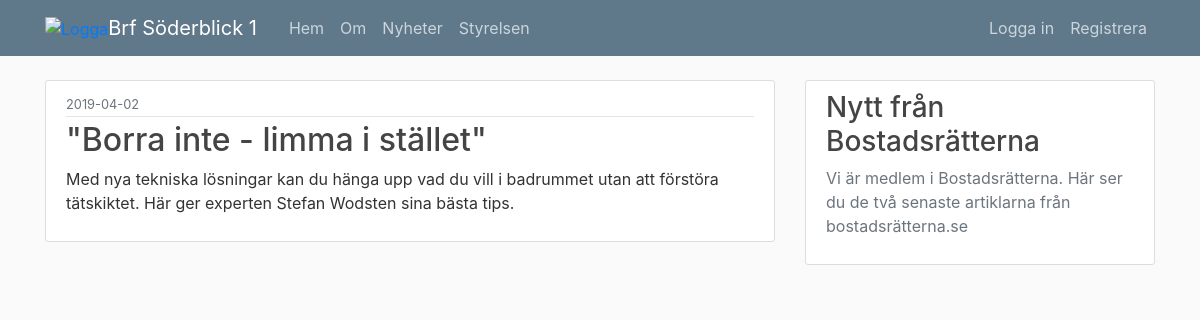
Screenshot of /news/1 with the database file from the repository.
### BRF/models.py (models this page shows, shortened)
class Post(db.Model):
    id = db.Column(db.Integer, primary_key=True)
    title = db.Column(db.String(100), nullable=False)
    date_posted = db.Column(db.DateTime, nullable=False, default=datetime.utcnow)
    content = db.Column(db.Text, nullable=False)
    user_id = db.Column(db.Integer, db.ForeignKey('user.id'), nullable=False)

### BRF/routes.py (the view)
@app.route("/news/<int:post_id>")
def post(post_id):
    posts = Post.query.all()
    post = Post.query.get_or_404(post_id)
    return render_template('post.html', title=post.title, post=post)

### BRF/templates/post.html (shortened to what this page needs)
{% extends "layout.html" %}
{% block content %}
  <article class="media content-section">
    <div class="media-body">
      <div class="article-metadata">
        <small class="text-muted">{{ post.date_posted.strftime('%Y-%m-%d') }}</small>
      </div>
      <h2 class="article-title">{{ post.title }}</h2>
      <p class="article-content">{{ post.content }}</p>
    </div>
  </article>
{% endblock content %}

### BRF/static/main.css (style rules this page uses)
body { background: #fafafa; color: #333333; margin-top: 5rem; }
h1, h2, h3, h4, h5, h6 { color: #444444; }
.content-section { background: #ffffff; padding: 10px 20px; border: 1px solid #dddddd; border-radius: 3px; margin-bottom: 20px; }
.article-title { color: #444444; }
.article-content { white-space: pre-line; }
.article-metadata { padding-bottom: 1px; margin-bottom: 4px; border-bottom: 1px solid #e3e3e3 }

### rows the page displays
Post: date_posted "2019-04-02", title "\"Borra inte - limma i stället\"", content "Med nya tekniska lösningar kan du hänga upp vad du vill i badrummet utan att förstöra tätskiktet. Här ger experten Stefan Wodsten sina bästa tips."
